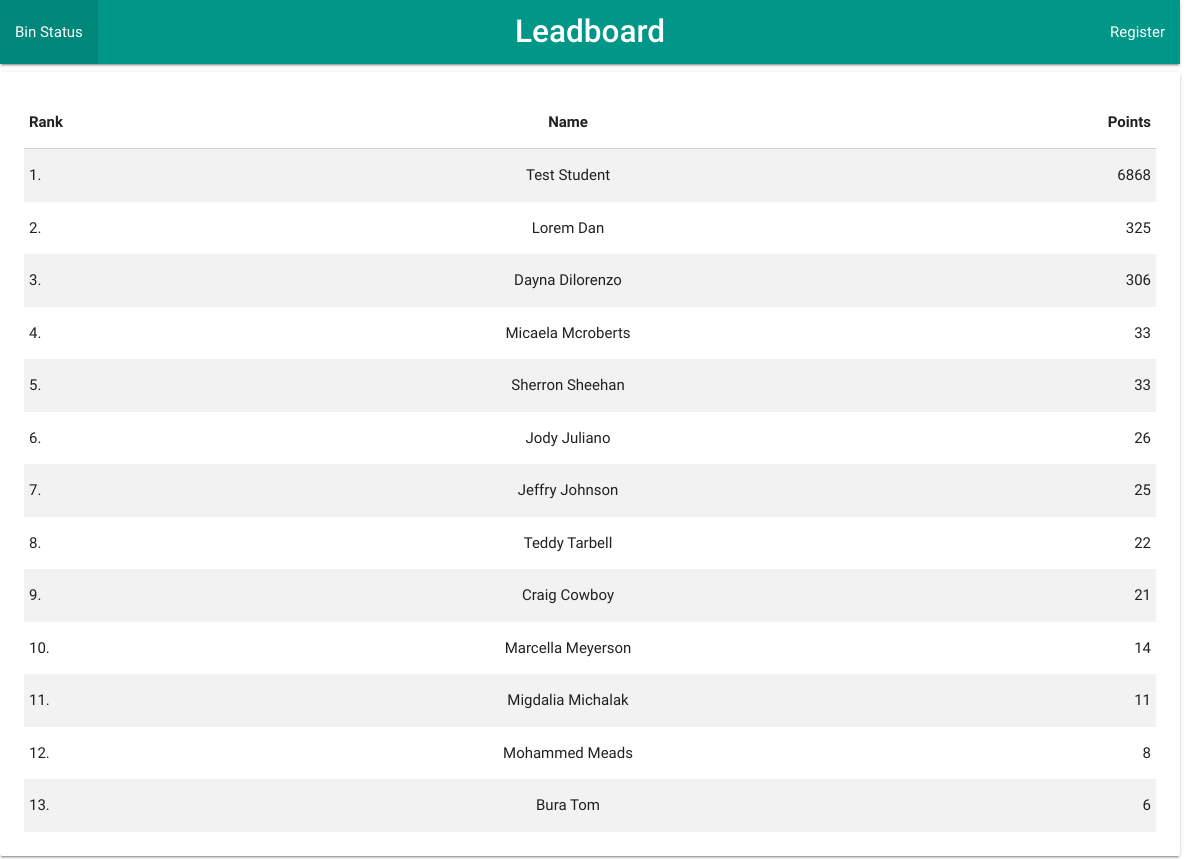
The page /bin/scoreboard/ on the database as committed earlier.
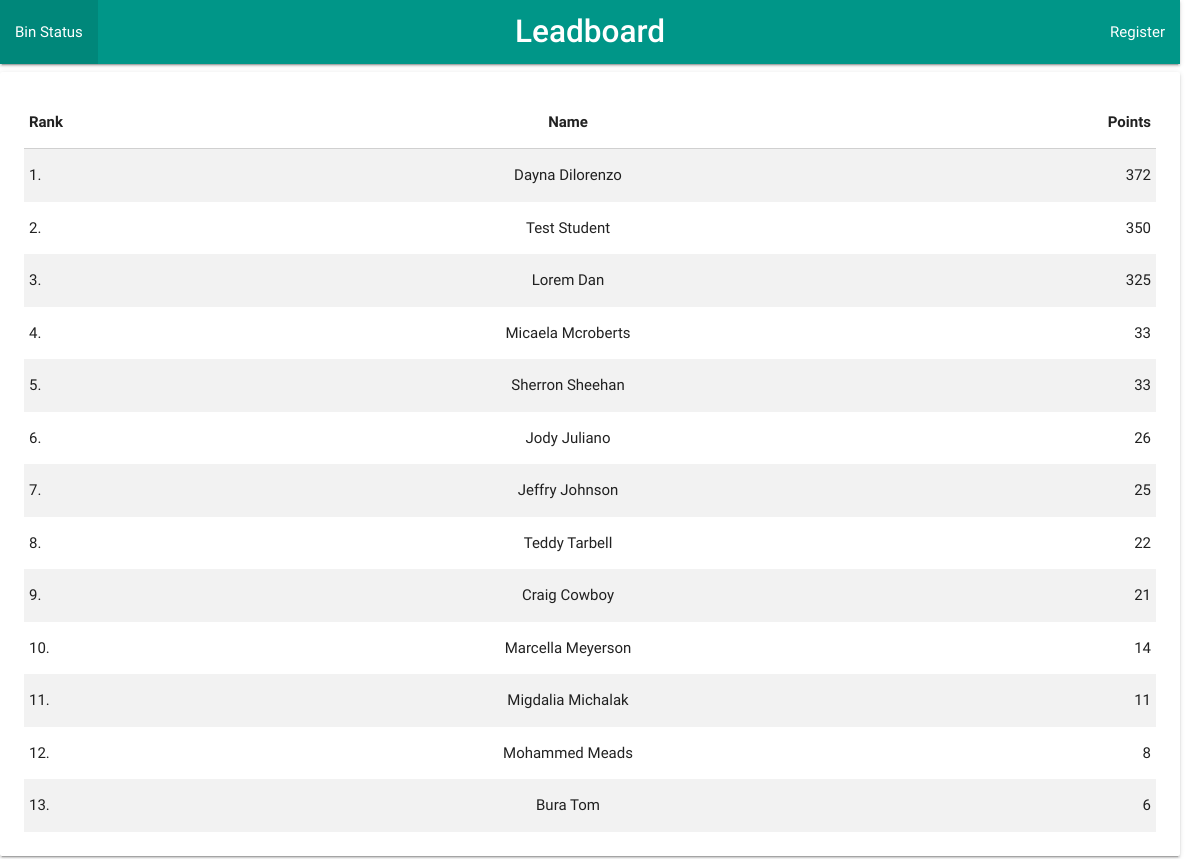
The same page on the database as committed later.
### bin/models.py (models this page shows, shortened)
class Student(models.Model):
    full_name = models.CharField(max_length=250, default='')
    score = models.IntegerField(default=0)
    last_ts = models.IntegerField(default=0)
    current_ts = models.IntegerField(default=0)
    gender = models.CharField(max_length=10, default='')
    prof_img = models.CharField(max_length=250, default='')
    id_num = models.CharField(max_length=250, default='')

### bin/views.py (the view)
# urls.py: path('scoreboard/', views.scoreboard),
def scoreboard(request):
	scanned_id = CurrentId.objects.all().filter(pk=1)[0]
	print('verify_id_ts', verify_id_ts())
	score = ArduScore.objects.all().filter(pk=1)[0]
	score = score.score
	scanned_id = scanned_id.id_num
	if verify_id_ts():
		if score != 0 and score > 1:
			msg = 'Congratulations, you have scored ' + str(score) + ' points!'
		elif score == 1:
			msg = msg = 'Congratulations, you have scored 1 point!'
		else:
			msg = 'You have scored 0 points!'
	else:
		msg = ''
	stdt = Student.objects.filter(id_num=scanned_id)[0]
	priv_score = stdt.score
	print('Priv Score', priv_score)
	if verify_id_ts():
		Student.objects.filter(id_num=scanned_id).update(score=score+priv_score)
	all_stds = Student.objects.all().order_by('-score')
	args={'all_stds': all_stds, 'msg': msg,}
	print(scanned_id, score)
	return render(request, 'bin/scoreboard.html', args)

### bin/views.py (called while the page is built)
def verify_id_ts():
	scanned_id_ts_obj = CurrentId.objects.all().filter(pk=1)[0]
	scanned_id_ts = scanned_id_ts_obj.current_ts
	time_diff = int(time.time()) - scanned_id_ts
	print('c_ts - scanned_id_ts', time_diff)
	return time_diff < 15

### bin/templates/bin/scoreboard.html (shortened to what this page needs)
{% extends 'bin/base.html' %}
{% load static %}
{% block content %}
            <div class="card-panel">
                <table class="striped highlight">
                    <thead>
                        <tr>
                            <th class="left">Rank</th>
                            <th class="center">Name</th>
                            <th class="right">Points</th>
                        </tr>
                    </thead>
                    <tbody>
                    	{% for i in all_stds %}
                        <tr>
                            <td class="left">{{forloop.counter}}.</td>
                            <td class="center">{{i.full_name}}</td>
                            <td class="right">{{i.score}}</td>
                        </tr>
                        {% endfor %}
                    </tbody>
                    </table>
            </div>
{% endblock content %}

### bin/templates/bin/base.html (shortened to what this page needs)
{% load static %}
<!DOCTYPE html>
<html>
<head>
    <link rel="stylesheet" type="text/css" href="{% static "bin/css/material-icons.css" %}" media="screen,projection" />
    <link rel="stylesheet" type="text/css" href="{% static "bin/css/materialize.min.css" %}"  media="screen,projection" />
    <link rel="stylesheet" href="{% static "bin/css/jquery.lineProgressbar.min.css" %}">
</head>
<body style="padding-right: 20px;">
        <nav>
            <div class="nav-wrapper teal">
                <a href="http://46.101.144.34:9000/bin/scoreboard/" class="brand-logo center"><strong>Leadboard</strong></a>
                <ul id="nav-mobile" class="right">
                    <li>
                    <a href="/bin/register/">Register</a>
                    </li>
                </ul>
                <ul id="nav-mobile" class="left">
                    <li>
                    <a class="modal-trigger" href="http://46.101.144.34:9000/bin/bin_stat/">Bin Status</a>
                    </li>
                </ul>
            </div>
        </nav>
    {% block content %}
    {% endblock content %}
</body>
</html>

Rows that differ between the two databases and show on the page:
changed Student "Dayna Dilorenzo": score "306" → "372"; moves up the list
changed Student "Test Student": score "6868" → "350"
